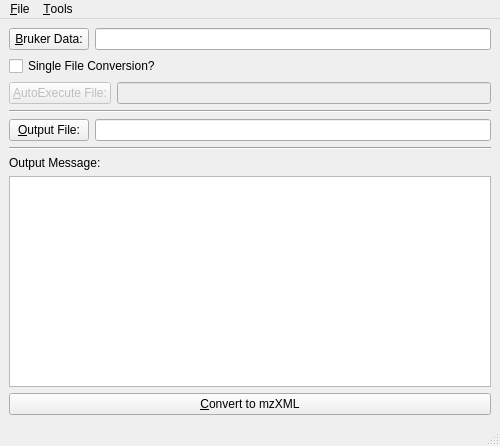
<ui version="4.0" >
 <class>MainWindow</class>
 <widget class="QMainWindow" name="MainWindow" >
  <property name="geometry" >
   <rect>
    <x>0</x>
    <y>0</y>
    <width>500</width>
    <height>446</height>
   </rect>
  </property>
  <property name="windowTitle" >
   <string>Bruker2mzXML</string>
  </property>
  <property name="windowIcon" >
   <iconset resource="icons.qrc" >:/new/prefix1/Clone_32.png</iconset>
  </property>
  <widget class="QWidget" name="centralwidget" >
   <layout class="QVBoxLayout" >
    <item>
     <layout class="QHBoxLayout" >
      <item>
       <widget class="QPushButton" name="selBrukerDataBtn" >
        <property name="text" >
         <string>&amp;Bruker Data:</string>
        </property>
       </widget>
      </item>
      <item>
       <widget class="QLineEdit" name="brukerFolderLE" />
      </item>
     </layout>
    </item>
    <item>
     <widget class="QCheckBox" name="singleFileCB" >
      <property name="text" >
       <string>Single File Conversion?</string>
      </property>
     </widget>
    </item>
    <item>
     <layout class="QHBoxLayout" >
      <item>
       <widget class="QPushButton" name="autoXFileBtn" >
        <property name="enabled" >
         <bool>false</bool>
        </property>
        <property name="text" >
         <string>&amp;AutoExecute File:</string>
        </property>
       </widget>
      </item>
      <item>
       <widget class="QLineEdit" name="autoExecuteLE" >
        <property name="enabled" >
         <bool>false</bool>
        </property>
       </widget>
      </item>
     </layout>
    </item>
    <item>
     <layout class="QVBoxLayout" >
      <item>
       <widget class="Line" name="line" >
        <property name="orientation" >
         <enum>Qt::Horizontal</enum>
        </property>
       </widget>
      </item>
      <item>
       <layout class="QHBoxLayout" >
        <item>
         <widget class="QPushButton" name="outputBtn" >
          <property name="text" >
           <string>&amp;Output File:</string>
          </property>
         </widget>
        </item>
        <item>
         <widget class="QLineEdit" name="outputFileLE" />
        </item>
       </layout>
      </item>
      <item>
       <widget class="Line" name="line_2" >
        <property name="orientation" >
         <enum>Qt::Horizontal</enum>
        </property>
       </widget>
      </item>
     </layout>
    </item>
    <item>
     <layout class="QVBoxLayout" >
      <item>
       <widget class="QLabel" name="label_3" >
        <property name="text" >
         <string>Output Message:</string>
        </property>
       </widget>
      </item>
      <item>
       <widget class="QTextEdit" name="outputTE" />
      </item>
     </layout>
    </item>
    <item>
     <widget class="QPushButton" name="cnvrtBrukerBtn" >
      <property name="text" >
       <string>&amp;Convert to mzXML</string>
      </property>
     </widget>
    </item>
   </layout>
  </widget>
  <widget class="QMenuBar" name="menubar" >
   <property name="geometry" >
    <rect>
     <x>0</x>
     <y>0</y>
     <width>500</width>
     <height>21</height>
    </rect>
   </property>
   <widget class="QMenu" name="menuFile" >
    <property name="title" >
     <string>&amp;File</string>
    </property>
    <addaction name="actionClose" />
   </widget>
   <widget class="QMenu" name="menuTools" >
    <property name="title" >
     <string>&amp;Tools</string>
    </property>
    <addaction name="actionConvert2XML" />
    <addaction name="action_About" />
   </widget>
   <addaction name="menuFile" />
   <addaction name="menuTools" />
  </widget>
  <widget class="QStatusBar" name="statusbar" />
  <action name="actionClose" >
   <property name="text" >
    <string>&amp;Close</string>
   </property>
   <property name="shortcut" >
    <string>Ctrl+X</string>
   </property>
  </action>
  <action name="actionConvert2XML" >
   <property name="text" >
    <string>&amp;Convert2XML</string>
   </property>
  </action>
  <action name="action_About" >
   <property name="text" >
    <string>&amp;About</string>
   </property>
  </action>
 </widget>
 <tabstops>
  <tabstop>brukerFolderLE</tabstop>
  <tabstop>autoExecuteLE</tabstop>
  <tabstop>outputFileLE</tabstop>
  <tabstop>cnvrtBrukerBtn</tabstop>
  <tabstop>outputTE</tabstop>
 </tabstops>
 <resources>
  <include location="icons.qrc" />
 </resources>
 <connections/>
</ui>
